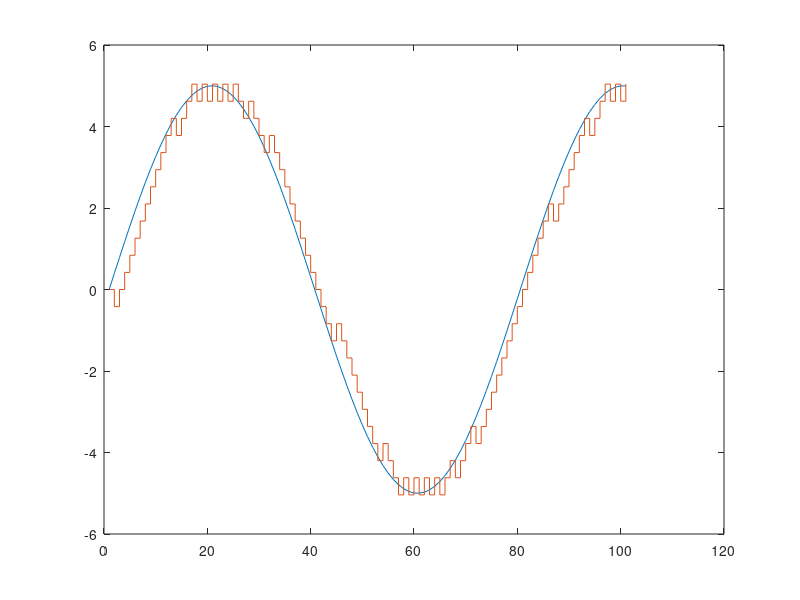

This figure's MATLAB source:
clc
clear all
close all
t = 0:2*pi/100:2*pi;
x = 5*sin(2*pi*t/5);
plot(x);
hold on;
y = (0);
xr = 0;
del = 0.42;
for i = 1:length(x)-1;
 if xr(i) < x(i) d = 1;
 xr(i+1) = xr(i) + del;
 else d = 0;
 xr(i+1) = xr(i) - del;
 end
 y = [y d];
end
stairs(xr);
hold off;
MSE = sum((x-xr).^2)/length(x)
